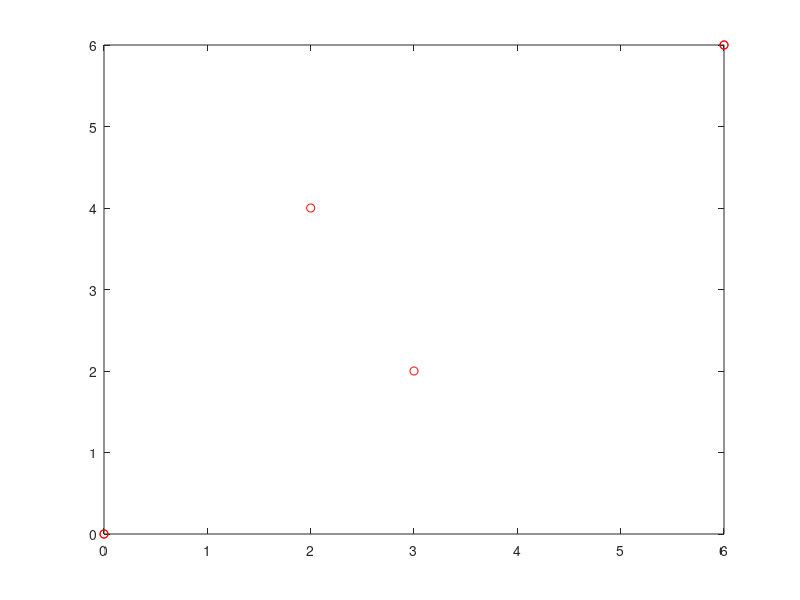

Source code (MATLAB): (Note: this script raises an error after producing the figure.)
x_1=[0 2 6];
y_1=[0 4 6];
t_1=[0 1 2];

x_2=[6 3 0];
y_2=[6 2 0];
t_2=[0 1 2];

figure(1);
plot(x_1,y_1,"or");
hold on;
plot(x_2,y_2,"or");

##coef_1 = cubic_spline_clamped(x_1,y_1,0,0);
##coef_2 = cubic_spline_clamped(flip(x_2),flip(y_2),0,0);
##
##figure(1);
##[T_1,P_1] = cubic_spline_eval(coef_1,x_1,0.1);
##plot(T_1,P_1,"b");
##
##figure(2);
##[T_2,P_2] = cubic_spline_eval(coef_2,flip(x_2),0.1);
##plot(T_2,P_2,"b");

##coef_x1 = cubic_spline_clamped(t_1,x_1,0,0);
##coef_y1 = cubic_spline_clamped(t_1,y_1,0,0);
##[T_x1,P_x1] = cubic_spline_eval(coef_x1,t_1,0.1);
##[T_y1,P_y1] = cubic_spline_eval(coef_y1,t_1,0.1);
##
##figure(1);
##plot(P_x1,P_y1,"b");
##
##coef_x2 = cubic_spline_clamped(t_2,x_2,0,0);
##coef_y2 = cubic_spline_clamped(t_2,y_2,0,0);
##[T_x2,P_x2] = cubic_spline_eval(coef_x2,t_2,0.1);
##[T_y2,P_y2] = cubic_spline_eval(coef_y2,t_2,0.1);
##
##figure(1);
##plot(P_x2,P_y2,"b");
##
##figure(2);
##plot([T_x1 T_x1(end)+T_x2],[P_x1 P_x2]);
##
##figure(3);
##plot([T_y1 T_y1(end)+T_y2],[P_y1 P_y2]);



[x_a,dx_a,ddx_a]=funcion_spline(t_1,x_1,0,0);
[y_a,dy_a,ddy_a]=funcion_spline(t_1,y_1,0,0);

[x_b,dx_b,ddx_b]=funcion_spline(t_2,x_2,0,0);
[y_b,dy_b,ddy_b]=funcion_spline(t_2,y_2,0,0);

t=0:0.1:2;
plot(x_a(t),y_a(t),'LineWidth',1.5);
plot(x_b(t),y_b(t),'LineWidth',1.5);

plot(dx_a(t),dy_a(t),'--','LineWidth',1);
plot(dx_b(t),dy_b(t),'--','LineWidth',1);

# t=5.5 -> t=2.5 de las funciones b
vx = dx_b(2.5)
vy = dy_b(2.5)

